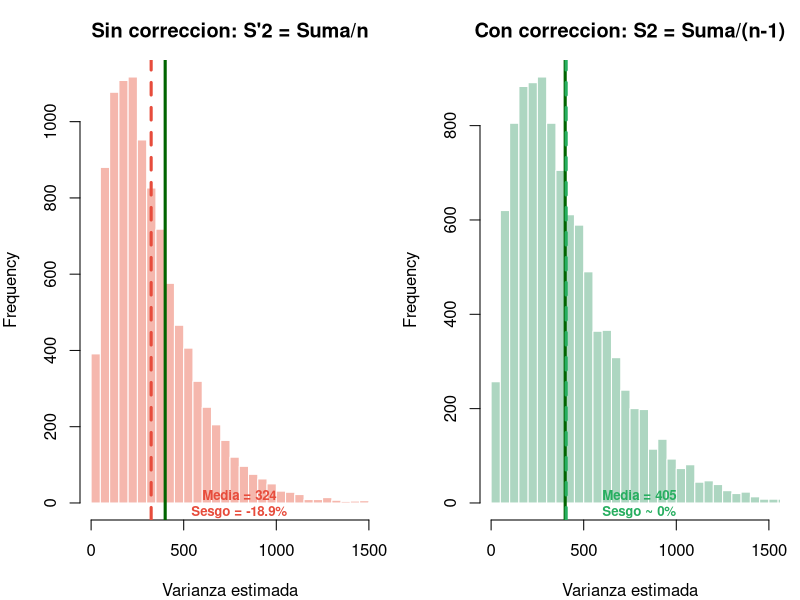
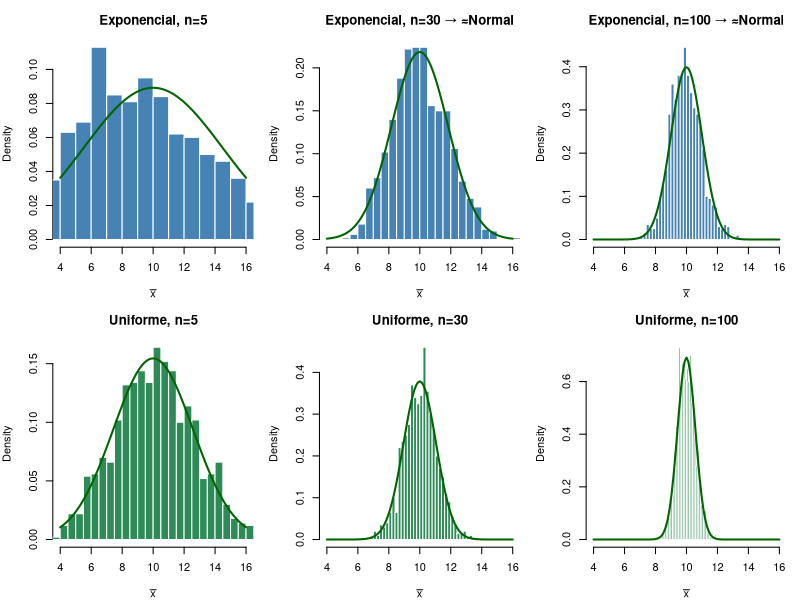
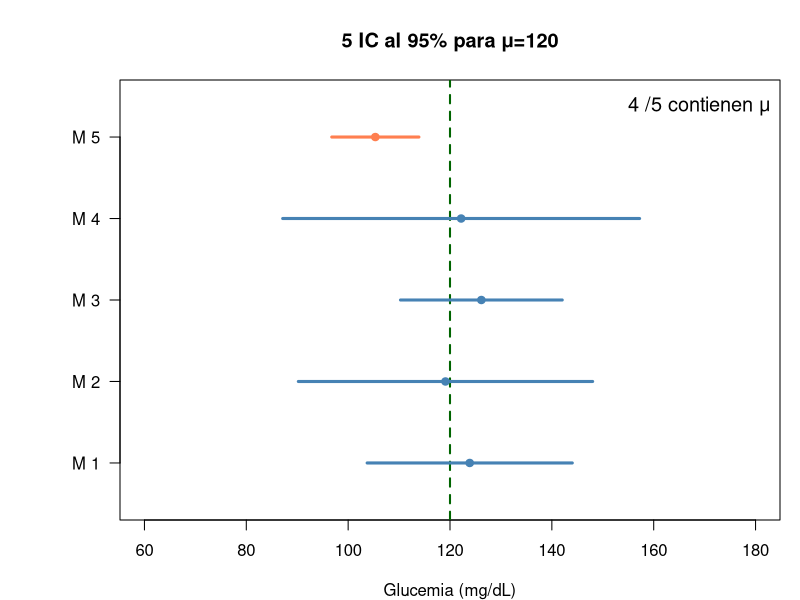
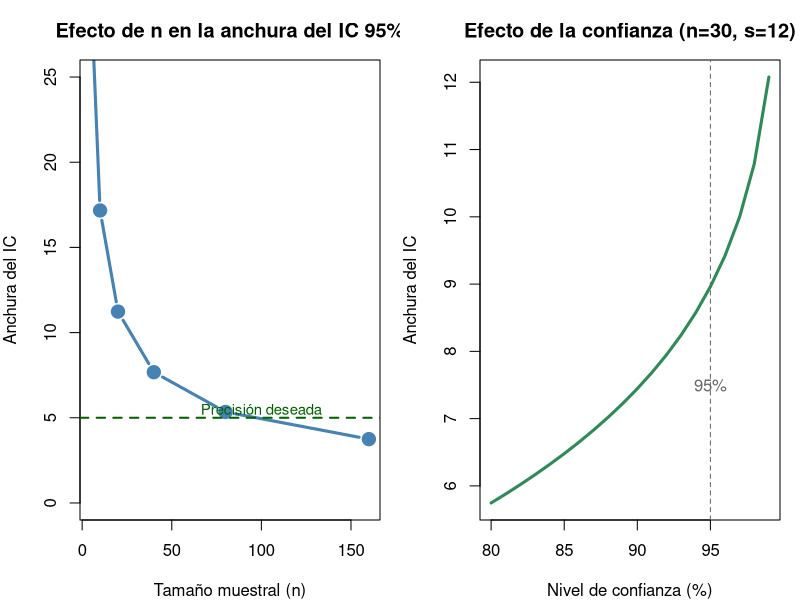
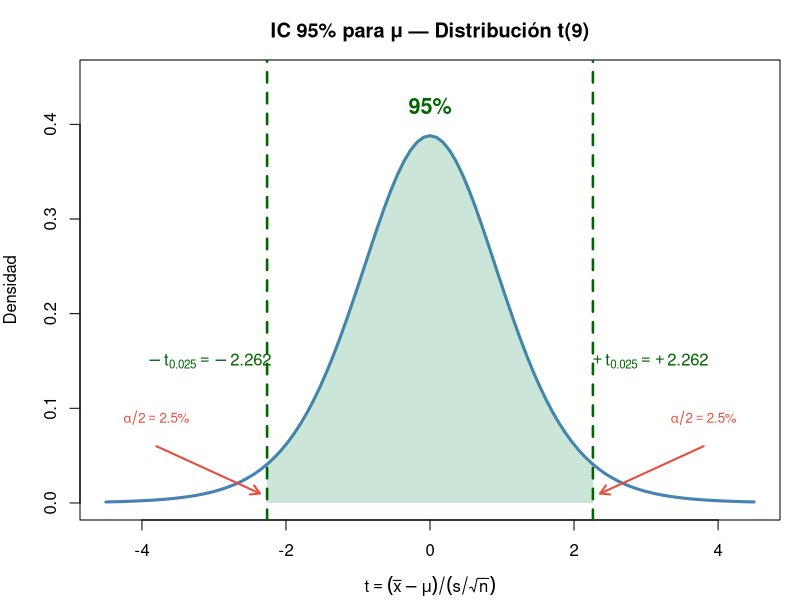
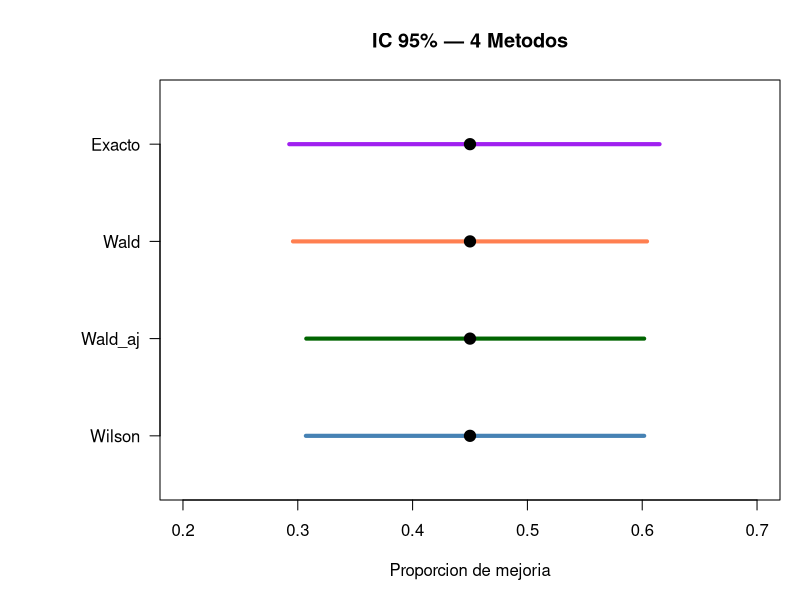
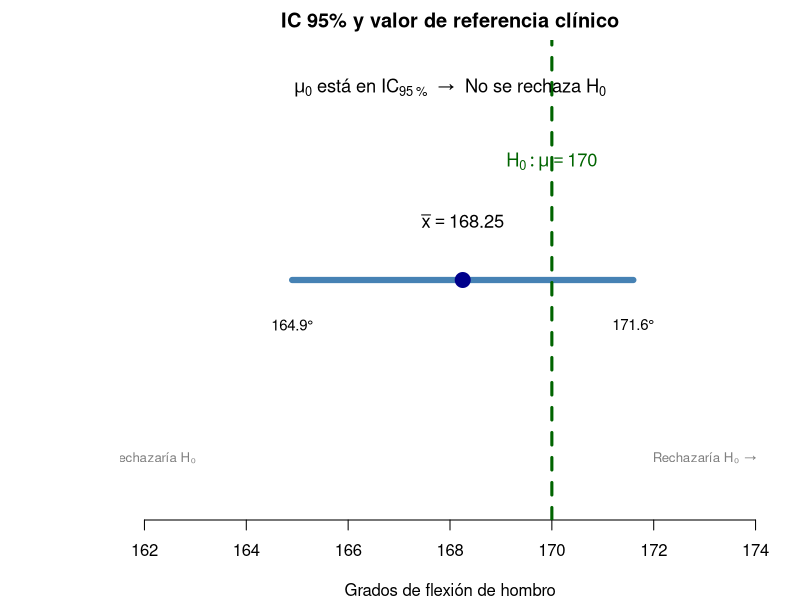

Write R code to recreate these figures, in order.
## ---- chunk 1
#| fig-height: 5
set.seed(42)
n <- 5; sigma2 <- 400; Nsim <- 10000
S2_prime <- replicate(Nsim, {x <- rnorm(n, 150, sqrt(sigma2)); sum((x-mean(x))^2)/n})
S2_correct <- S2_prime * n/(n-1)  # S² = S'² × n/(n-1)

par(mfrow=c(1,2), mar=c(4,4,3,1))
hist(S2_prime, col=rgb(0.9,0.3,0.2,0.4), border="white", breaks=40,
     main="Sin correccion: S'2 = Suma/n",
     xlab="Varianza estimada", xlim=c(0,1500))
abline(v=sigma2, col="darkgreen", lwd=3); abline(v=mean(S2_prime), col="#e74c3c", lwd=3, lty=2)
text(800, 0.003, paste0("Media = ",round(mean(S2_prime),0),"\nSesgo = -",round(100*(1-mean(S2_prime)/sigma2),1),"%"),
     col="#e74c3c", font=2, cex=0.8)

hist(S2_correct, col=rgb(0.2,0.6,0.4,0.4), border="white", breaks=40,
     main="Con correccion: S2 = Suma/(n-1)",
     xlab="Varianza estimada", xlim=c(0,1500))
abline(v=sigma2, col="darkgreen", lwd=3); abline(v=mean(S2_correct), col="#27ae60", lwd=3, lty=2)
text(800, 0.003, paste0("Media = ",round(mean(S2_correct),0),"\nSesgo ~ 0%"),
     col="#27ae60", font=2, cex=0.8)
par(mfrow=c(1,1))
## ---- chunk 2
#| fig-height: 5.2
par(mfrow=c(2,3), mar=c(4,4,3,1)); set.seed(123)
for(n in c(5, 30, 100)){
  medias <- replicate(1000, mean(rexp(n, rate=1/10)))
  hist(medias, col="steelblue", border="white", breaks=30, freq=FALSE,
       main=paste0("Exponencial, n=", n, if(n>=30){" → ≈Normal"}else{""}),
       xlab=expression(bar(x)), xlim=c(4,16))
  curve(dnorm(x, 10, 10/sqrt(n)), add=T, col="darkgreen", lwd=2)
}
for(n in c(5, 30, 100)){
  medias <- replicate(1000, mean(runif(n, 0, 20)))
  hist(medias, col="seagreen", border="white", breaks=30, freq=FALSE,
       main=paste0("Uniforme, n=", n), xlab=expression(bar(x)), xlim=c(4,16))
  curve(dnorm(x, 10, sqrt((20^2/12)/n)), add=T, col="darkgreen", lwd=2)
}
par(mfrow=c(1,1))
## ---- chunk 3
#| fig-height: 5
set.seed(123); mu<-120; sigma<-20; n<-5; t_crit<-qt(0.975,n-1)
par(mar=c(4,6,4,1)); plot(NA, xlim=c(60,180), ylim=c(0.5,5.5), yaxt="n",
     xlab="Glucemia (mg/dL)", ylab="", main="5 IC al 95% para μ=120")
axis(2, at=1:5, labels=paste("M",1:5), las=2); abline(v=120, col="darkgreen", lwd=2, lty=2)
contiene<-0
for(i in 1:5){m<-rnorm(n,mu,sigma); ic<-mean(m)+c(-1,1)*t_crit*sd(m)/sqrt(n)
  col<-if(ic[1]<=120&ic[2]>=120){contiene<-contiene+1;"steelblue"}else{"coral"}
  lines(ic, c(i,i), col=col, lwd=3); points(mean(m), i, pch=19, col=col)}
legend("topright", paste(contiene,"/5 contienen μ"), bty="n", cex=1.2)
## ---- chunk 4
x<-c(162,176,169,165,171,169,172,168,167,175)
n<-length(x); xbar<-mean(x); s<-sd(x); t_crit<-qt(0.975,n-1)
d<-t_crit*s/sqrt(n)
cat("n =", n, "xbar =", round(xbar,2), "s =", round(s,2),
    "\nt(0.025, 9) =", round(t_crit,3),
    "\nIC 95%: (", round(xbar-d,2), ",", round(xbar+d,2), ") mg/dL",
    "\nPrecisión d =", round(d,2), "mg/dL")
## ---- chunk 5
#| fig-height: 5
par(mfrow=c(1,2), mar=c(4,4,3,1))
# Efecto de n (misma s, misma confianza)
s<-12; conf<-0.95
ns<-c(5,10,20,40,80,160)
widths<-sapply(ns,function(n){2*qt((1+conf)/2,n-1)*s/sqrt(n)})
plot(ns, widths, type="b", pch=19, col="steelblue", lwd=3, cex=1.5,
     main="Efecto de n en la anchura del IC 95%",
     xlab="Tamaño muestral (n)", ylab="Anchura del IC", ylim=c(0,25))
abline(h=5, lty=2, col="darkgreen", lwd=2)
text(100, 5.5, "Precisión deseada", col="darkgreen", cex=0.9)

# Efecto de la confianza (mismo n, misma s)
n<-30; confs<-seq(0.80,0.99,0.01)
widths2<-sapply(confs,function(c){2*qt((1+c)/2,n-1)*s/sqrt(n)})
plot(confs*100, widths2, type="l", lwd=3, col="seagreen",
     main="Efecto de la confianza (n=30, s=12)",
     xlab="Nivel de confianza (%)", ylab="Anchura del IC")
abline(v=95, lty=2, col="grey40")
text(95, 7.5, "95%", col="grey40")
par(mfrow=c(1,1))
## ---- chunk 6
#| fig-height: 5
x <- c(162,176,169,165,171,169,172,168,167,175)
n <- length(x); xbar <- mean(x); s <- sd(x)
t_crit <- qt(0.975, n-1)

curve(dt(x, n-1), -4.5, 4.5, lwd = 3, col = "steelblue",
      main = "IC 95% para μ — Distribución t(9)",
      xlab = expression(t == (bar(x)-mu)/(s/sqrt(n))), ylab = "Densidad",
      ylim = c(0, 0.45))
# Región central 95%
xc <- seq(-t_crit, t_crit, 0.01)
yc <- dt(xc, n-1)
polygon(c(xc, rev(xc)), c(yc, rep(0, length(yc))),
        col = rgb(0.2, 0.6, 0.4, 0.25), border = NA)
# Líneas críticas
abline(v = c(-t_crit, t_crit), col = "darkgreen", lwd = 2.5, lty = 2)
# Anotaciones
text(0, 0.42, "95%", col = "darkgreen", font = 2, cex = 1.3)
text(-t_crit - 0.8, 0.15, expression(-t[0.025] == -2.262), col = "darkgreen")
text(t_crit + 0.8, 0.15, expression(+t[0.025] == +2.262), col = "darkgreen")
arrows(-3.8, 0.06, -t_crit - 0.1, 0.01, col = "#e74c3c", lwd = 2, length = 0.1)
arrows(3.8, 0.06, t_crit + 0.1, 0.01, col = "#e74c3c", lwd = 2, length = 0.1)
text(-3.8, 0.09, expression(alpha/2 == 2.5*"%"), col = "#e74c3c", cex = 0.8)
text(3.8, 0.09, expression(alpha/2 == 2.5*"%"), col = "#e74c3c", cex = 0.8)
## ---- chunk 7
s_piloto <- 4.06; d_deseada <- 3; alpha <- 0.05
# Iteración
n0 <- ceiling((qnorm(1-alpha/2) * s_piloto / d_deseada)^2)
n1 <- ceiling((qt(1-alpha/2, n0-1) * s_piloto / d_deseada)^2)
n2 <- ceiling((qt(1-alpha/2, n1-1) * s_piloto / d_deseada)^2)
cat("n0 (z) =", n0, "→ n1 (t,", n0-1, "gl) =", n1, "→ n2 (t,", n1-1, "gl) =", n2)
## ---- chunk 8
x <- c(168,174,162,170,166,172,164,170)
n<-length(x); xbar<-mean(x); s<-sd(x); t_crit<-qt(0.975,n-1)
IC_lo<-xbar-t_crit*s/sqrt(n); IC_hi<-xbar+t_crit*s/sqrt(n)
cat("IC 95%: (", round(IC_lo,1), ",", round(IC_hi,1), ")°",
    "\nPrecision d =", round(t_crit*s/sqrt(n),2), "°")
## ---- chunk 9
x<-18; n<-40; z<-qnorm(0.975)
# Wilson
den<-n+z^2; cent<-(x+z^2/2)/den; marg<-z/den*sqrt(x*(n-x)/n+z^2/4)
cat("IC 95% Wilson: (", round(cent-marg,3), ",", round(cent+marg,3), ")",
    "\n→ Entre", round(100*(cent-marg),1), "% y", round(100*(cent+marg),1), "%",
    "\nPrecisión: ±", round(marg*100,1), "pp")
## ---- chunk 10
cat("IC 90%: z =", round(qnorm(0.95),3),
    "\nIC 95%: z =", round(qnorm(0.975),3),
    "\nIC 99%: z =", round(qnorm(0.995),3))
## ---- chunk 11
n<-ceiling((qnorm(0.975)/0.05)^2 * 0.45 * 0.55)
cat("n necesario =", n, "pacientes")
## ---- chunk 12
# IC exacto de Clopper-Pearson en R
x <- 18; n <- 40
ic_exacto <- binom.test(x, n, conf.level = 0.95)$conf.int
cat("IC 95% exacto (Clopper-Pearson): (", round(ic_exacto[1], 3), ",", round(ic_exacto[2], 3), ")")

# Comparación con Wilson
z <- qnorm(0.975); den <- n + z^2
cent <- (x + z^2/2)/den; marg <- z/den * sqrt(x*(n-x)/n + z^2/4)
cat("\nIC 95% Wilson:                    (", round(cent - marg, 3), ",", round(cent + marg, 3), ")")
cat("\n\nClopper-Pearson es más ancho (conservador) pero garantiza cobertura ≥ 95%.")
## ---- chunk 13
#| fig-height: 4.5
x<-18; n<-40; alpha<-0.05; z<-qnorm(1-alpha/2); p_hat<-x/n
den<-n+z^2; w_cent<-(x+z^2/2)/den; w_marg<-z/den*sqrt(x*(n-x)/n+z^2/4)
wilson<-c(w_cent-w_marg, w_cent+w_marg)
p_tilde<-(x+2)/(n+4); wa_marg<-z*sqrt(p_tilde*(1-p_tilde)/(n+4))
wald_adj<-c(p_tilde-wa_marg, p_tilde+wa_marg)
wald<-c(p_hat-z*sqrt(p_hat*(1-p_hat)/n), p_hat+z*sqrt(p_hat*(1-p_hat)/n))
exacto<-binom.test(x,n,conf.level=0.95)$conf.int
ics<-rbind(Wilson=wilson, Wald_aj=wald_adj, Wald=wald, Exacto=exacto)
par(mar=c(5,8,4,1))
plot(NA, xlim=c(0.2,0.7), ylim=c(0.5,4.5), yaxt="n", ylab="",
     xlab="Proporcion de mejoria", main="IC 95% — 4 Metodos")
axis(2, at=1:4, labels=rownames(ics), las=2)
for(i in 1:4){lines(ics[i,], c(i,i), lwd=4, col=c("steelblue","darkgreen","coral","purple")[i])
  points(p_hat, i, pch=19, cex=1.5)}
## ---- chunk 14
xbar<-169.4; s<-4.30; n<-10; SE<-s/sqrt(n); tc<-qt(0.975,9)
for(mu0 in c(170, 175, 165)){
  t_stat<-(xbar-mu0)/SE; en_IC<-mu0>=xbar-tc*SE & mu0<=xbar+tc*SE
  cat("mu0 =", mu0, "| t =", round(t_stat,3), "| Rechaza:", abs(t_stat)>tc, "| En IC:", en_IC, "\n")
}
## ---- chunk 15
#| fig-height: 3.5
par(mar=c(4,6,2,1))
plot(NA, xlim=c(162, 174), ylim=c(0.5, 3.5), yaxt="n", ylab="", bty="n",
     xlab="Grados de flexión de hombro", main="IC 95% y valor de referencia clínico")
ic_lo <- 164.9; ic_hi <- 171.6; xbar <- 168.25; mu0 <- 170
lines(c(ic_lo, ic_hi), c(2,2), lwd=6, col="steelblue")
points(xbar, 2, pch=19, cex=2, col="darkblue")
text(xbar, 2.4, expression(bar(x) == 168.25), cex=1.1)
text(ic_lo, 1.7, "164.9°", cex=0.9); text(ic_hi, 1.7, "171.6°", cex=0.9)
abline(v=mu0, col="darkgreen", lwd=3, lty=2)
text(mu0, 2.8, expression(H[0]: mu == 170), col="darkgreen", cex=1.1)
text(168, 3.3, expression(mu[0] * " está en " * IC[95 ~ "%"] * "  →  No se rechaza " * H[0]), cex=1.1, font=2)
text(162, 0.8, "← Rechazaría H₀", col="grey50", cex=0.8)
text(173, 0.8, "Rechazaría H₀ →", col="grey50", cex=0.8)
